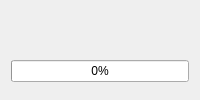
<?xml version="1.0" encoding="UTF-8"?>
<ui version="4.0">
 <class>ImportWizardImportPage</class>
 <widget class="QWidget" name="ImportWizardImportPage">
  <layout class="QVBoxLayout" name="main_layout">
   <item>
    <widget class="QLabel" name="status_label">
     <property name="text">
      <string/>
     </property>
    </widget>
   </item>
   <item>
    <widget class="QProgressBar" name="import_progress_bar">
     <property name="minimum">
      <number>0</number>
     </property>
     <property name="value">
      <number>0</number>
     </property>
    </widget>
   </item>
   <item>
    <spacer name="bottom_spacer">
     <property name="orientation">
      <enum>Qt::Orientation::Vertical</enum>
     </property>
    </spacer>
   </item>
  </layout>
 </widget>
 <resources/>
 <connections/>
</ui>
